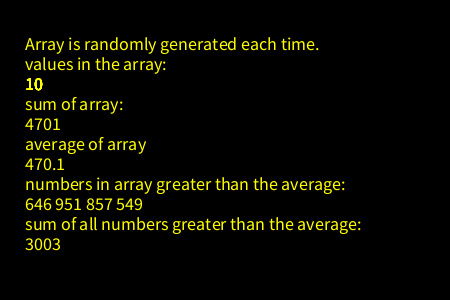
Frame 1 (no input)
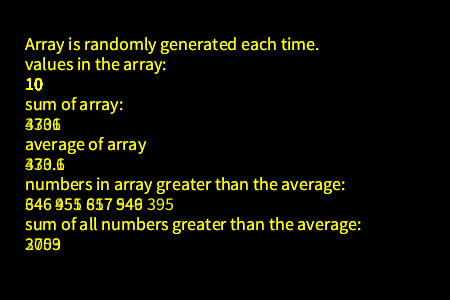
Frame 2 (the mouse pressed at the canvas centre, redrawn once)

The Processing sketch that drew these frames (run headless with seeded random() and noise(); the mouse was pressed at the canvas centre and the sketch redrawn once):

// Processing sketch: processing_53753
// ── processing_53753.pde

//copyright benjamin corwin 2012
int [] arraytest = new int [10];
float x=25, y= 70;
void setup()
{
  smooth();
  size(450,300);
  textSize(18);
  background(0);
}
void draw()
{
  fill(255,255,0);
  arraytestSetup();
  arraytestPrint();
  arraytestText();
  arraytestSumAverage();
  noLoop();
}

void arraytestSetup()
{
  for ( int n = 0; n < 10; n ++)
  {
    arraytest[n] = int(random(0,1000));
  }
}

void arraytestPrint()
{
  //println("values in the array: ");
  for( int i = 0; i < arraytest.length ; i++)
  {
    //print( arraytest[i] + ", ");
  }
}

void arraytestText()
{
  text("values in the array: ",x,y);
  for( int i = 0; i < arraytest.length; i++)
  {
    text( arraytest.length,x,y + 20);
  }
}

void arraytestSumAverage()
{
  //println();
  //println("greater than average values: ");
  float sum = 0;
  float average = 0;
  int greatersum = 0;
  String dummy = "";
  for(int i = 0; i < arraytest.length; i++ )
  {
    sum = sum + arraytest[i];
    average = (sum/arraytest.length);
  }
  for(int i = 0; i < arraytest.length; i++ )
  {
    if(arraytest[i] >= average)
    {
      print(arraytest[i] + ", ");
      dummy += (arraytest[i] + " ");
    }
  }
  for(int i = 0; i < arraytest.length; i++)
  {
    if(arraytest[i] >= average)
    {
      greatersum = greatersum + arraytest[i];
    }
  }
  
  text("Array is randomly generated each time.",x,y-20);
  text("sum of array: ", x,y + 40);
  text(int(sum),x,y + 60);
  text("average of array",x,y + 80);
  text(nf(sum/arraytest.length,3,1), x,y + 100);
  text("numbers in array greater than the average: ", x,y + 120); 
  text(dummy,x,y + 140);
  text("sum of all numbers greater than the average: ", x, y + 160);
  text(greatersum,x,y + 180);
      
}
